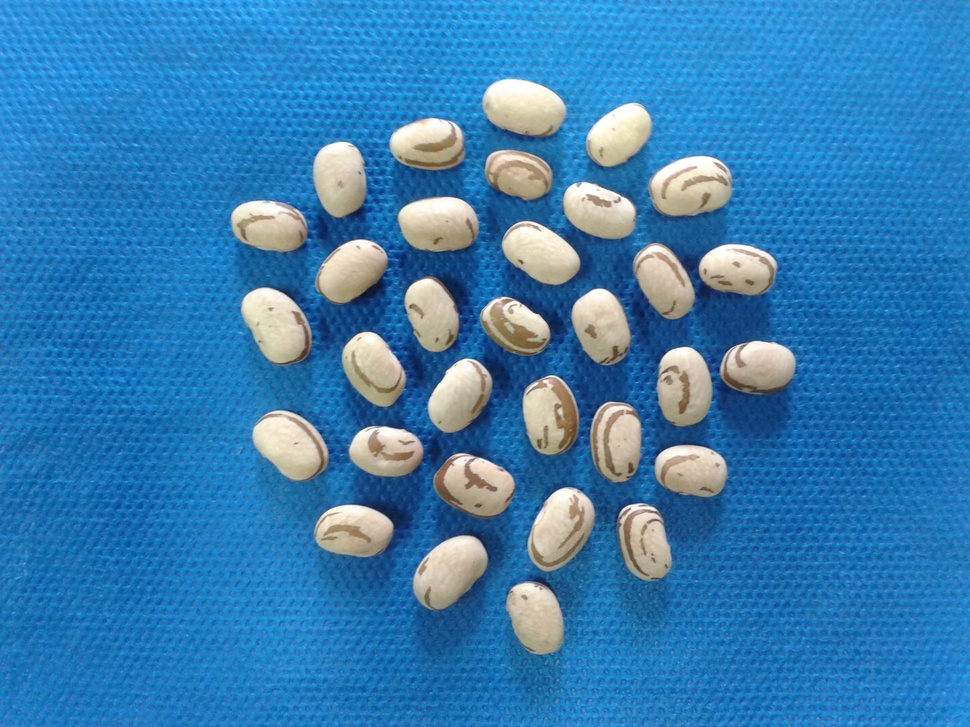
#> input picture Roteiros de Estudo Orientado - REOs/REO 02/AULA_03/feijao.jpg, 970 x 727 px, shrunk from 2048 x 1536 before the run
$ python aula_03_ex_01.py
#> lines starting #> are read from the running program, lines starting #| are printed output that depends on the picture; after the words box and inside, x2 and y2 are one past the last pixel; in counts of white or black regions, pixels touching at a corner belong together
########################################################################################################################
# Lavras - MG
# 20/06/2020
# Universidade Federal de Lavras - UFLA
# Departamento de Biologia
# Programa de Pós Graduação em Genética e Melhoramento de Plantas
# Disciplina: Visão Computacional No Melhoramento de Plantas
# Docente: Vinícius Quintão Carneiro
# E-mail: vinicius.carneiro@ufla.br
# Github: vqcarneiro
########################################################################################################################
# PROCEDIMENTO: Thresholding - Limiar Manual
########################################################################################################################
# Importar pacotes
import cv2 # Importa o pacote opencv
from matplotlib import pyplot as plt # Importa o pacote matplotlib
########################################################################################################################
# Leitura da imagem

nome_arquivo = 'feijao.jpg'

img_bgr = cv2.imread(nome_arquivo,1)
#> img_bgr is the input picture: shape (727, 970, 3); mean B, G, R 178.7, 126.2, 55.7
img_rgb = cv2.cvtColor(img_bgr,cv2.COLOR_BGR2RGB)
img_cinza = cv2.cvtColor(img_bgr,cv2.COLOR_BGR2GRAY)
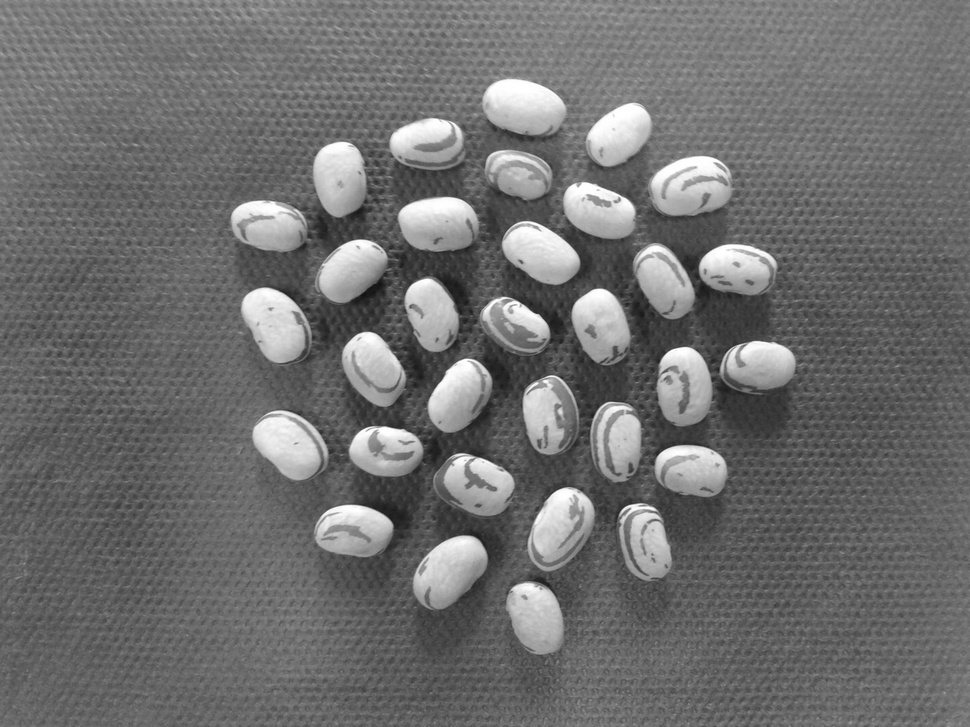
#> img_cinza: shape (727, 970); min 17, max 255, mean 111.1

########################################################################################################################
# Histograma escala de cinza
hist_cinza = cv2.calcHist([img_cinza],[0], None, [256],[0,256])
#> hist_cinza = 256 values, max 13158 at index 103, min 0 at index 0, mean 2754.6

########################################################################################################################
# Limiarização - Thresholding
limiar_cinza = 140
(L, img_limiar) = cv2.threshold(img_cinza,limiar_cinza,255,cv2.THRESH_BINARY)
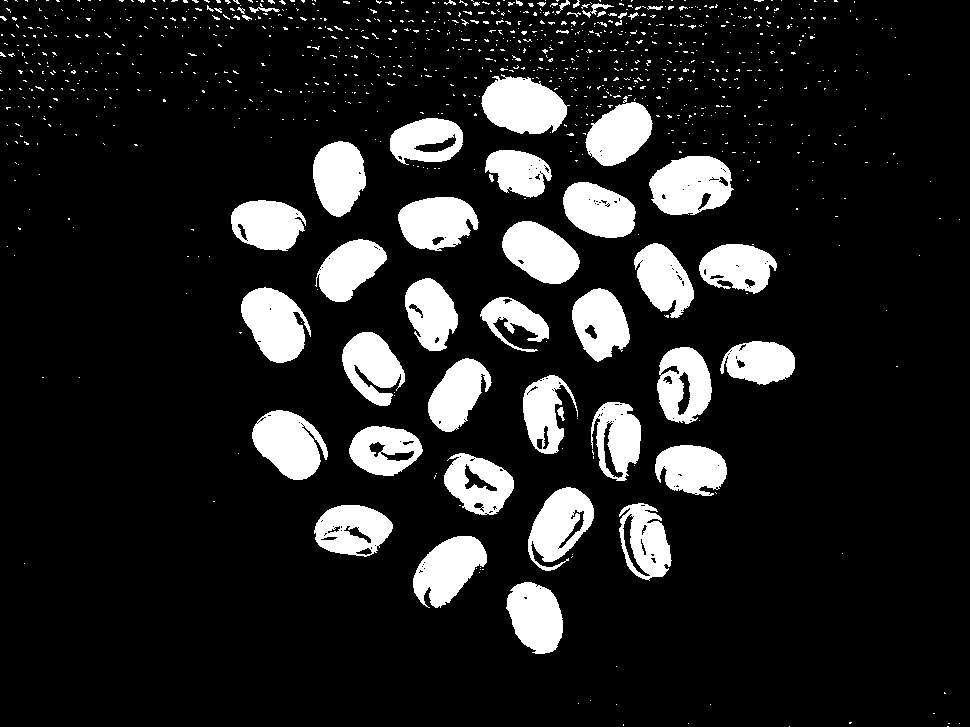
#> img_limiar: shape (727, 970); 13.6% white; 1031 white regions (976 under 20 px), largest, box (x1, y1, x2, y2) and area: (649, 156, 734, 215) 3709, (481, 74, 570, 134) 3682, (252, 410, 328, 480) 3504
#> L = 140

(L, img_limiar_inv) = cv2.threshold(img_cinza,limiar_cinza,255,cv2.THRESH_BINARY_INV)

print('----------------------------------------------------------------------------------------------------------------')
print('INFORMAÇÕES DO AULA_03')
print('----------------------------------------------------------------------------------------------------------------')
print('Limiar: ' + str(L))
#| Limiar: 140.0
print('----------------------------------------------------------------------------------------------------------------')
########################################################################################################################
# Apresentar figuras

plt.figure('Thresholding')
plt.subplot(2,3,1)
plt.imshow(img_rgb)
plt.title('RGB')

plt.subplot(2,3,2)
plt.imshow(img_cinza,cmap='gray')
plt.title('Escala de Cinza')

plt.subplot(2,3,3)
plt.plot(hist_cinza,color = 'black')
plt.axvline(x=limiar_cinza,color = 'r')
plt.title("Histograma - Cinza")
plt.xlim([0,256])
plt.xlabel("Valores Pixels")
plt.ylabel("Número de Pixels")

plt.subplot(2,3,4)
plt.imshow(img_limiar,cmap='gray')
plt.title('Binário - L: ' + str(limiar_cinza))

plt.subplot(2,3,5)
plt.imshow(img_limiar_inv,cmap='gray')
plt.title('Binário Invertido: L: ' + str(limiar_cinza))

plt.show()
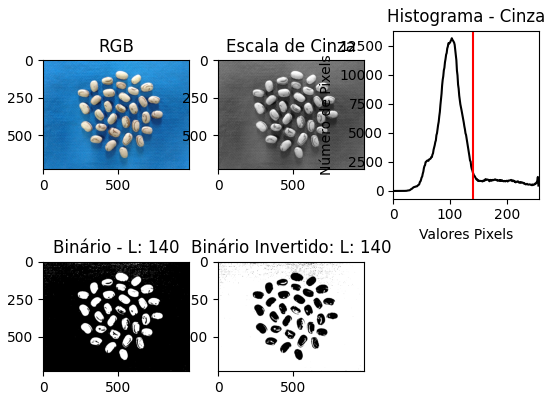
#> figure drawn by matplotlib, 5 panels; panel 3: curve peaks at x = 103, y = 13158
########################################################################################################################

$ run again, with Roteiros de Estudo Orientado - REOs/REO 02/AULA_03/cafe.JPG copied over Roteiros de Estudo Orientado - REOs/REO 02/AULA_03/feijao.jpg
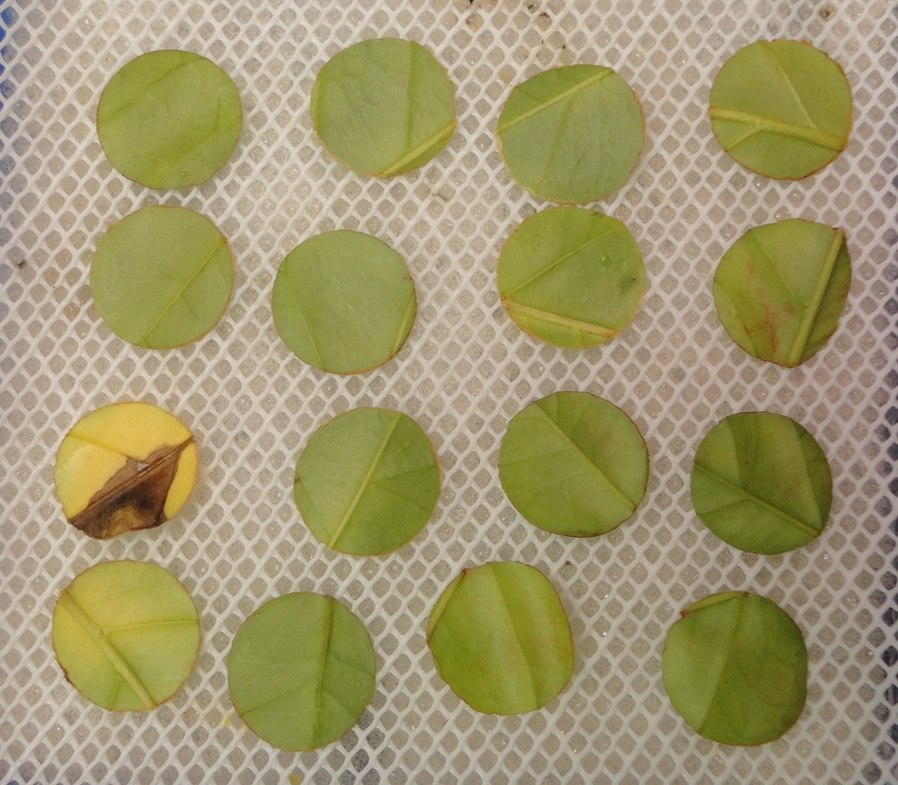
#> input picture Roteiros de Estudo Orientado - REOs/REO 02/AULA_03/cafe.JPG, 898 x 785 px, shrunk from 1176 x 1028 before the run
#> img_bgr is the input picture: shape (785, 898, 3); mean B, G, R 109.8, 151.5, 160.2
#> `img_cinza = cv2.cvtColor(img_bgr,cv2.COLOR_BGR2GRAY)`:
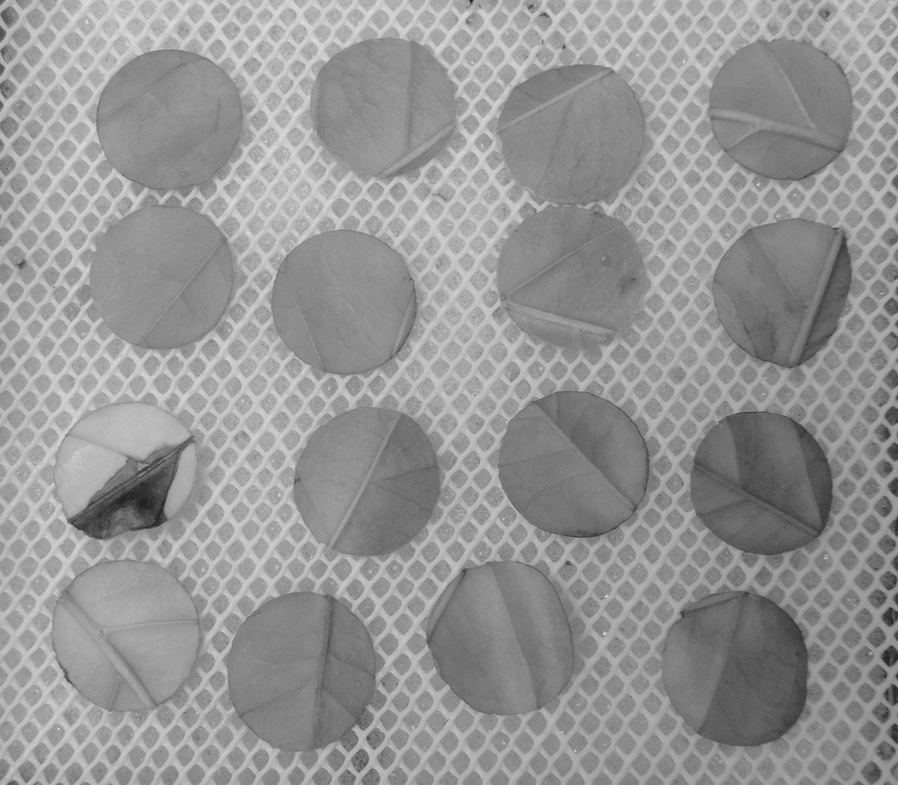
#> img_cinza: shape (785, 898); min 29, max 243, mean 149.4
#> hist_cinza = 256 values, max 11813 at index 140, min 0 at index 0, mean 2753.6
#> `(L, img_limiar) = cv2.threshold(img_cinza,limiar_cinza,255,cv2.THRESH_..`:
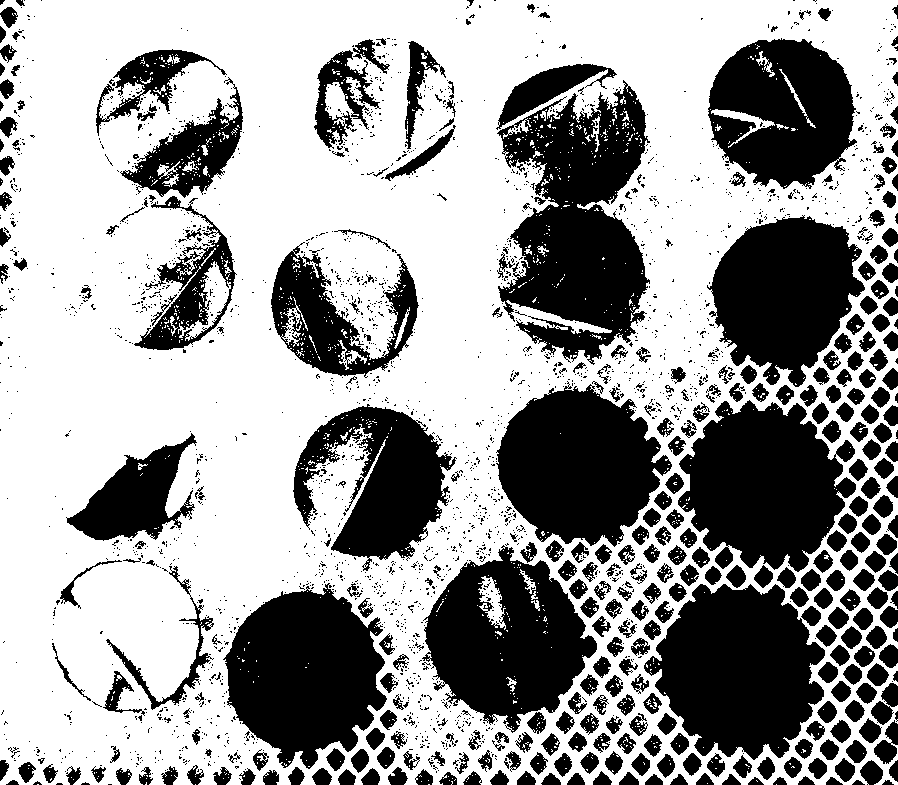
#> img_limiar: shape (785, 898); 61.6% white; 2454 black regions (2076 under 20 px), largest, box (x1, y1, x2, y2) and area: (497, 80, 650, 365) 25396, (644, 584, 825, 760) 21848, (678, 400, 856, 572) 20672
#> L = 140
#| Limiar: 140.0

$ run again, with Roteiros de Estudo Orientado - REOs/REO 02/AULA_03/img_01.jpg copied over Roteiros de Estudo Orientado - REOs/REO 02/AULA_03/feijao.jpg
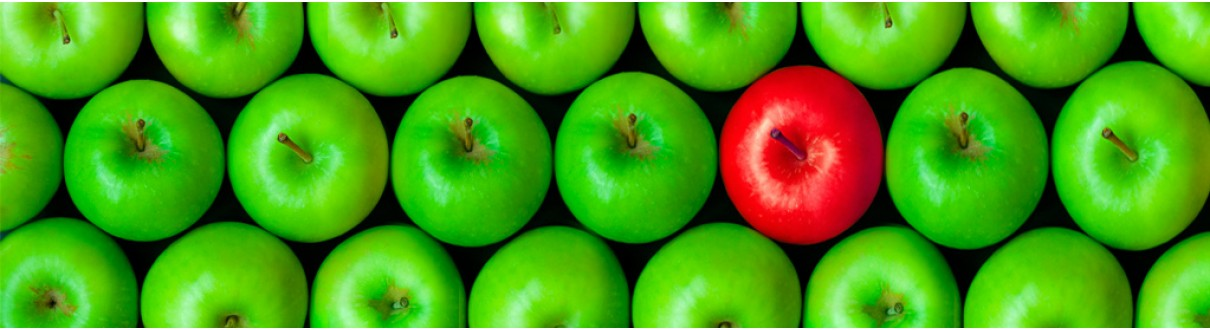
#> input picture Roteiros de Estudo Orientado - REOs/REO 02/AULA_03/img_01.jpg, 1210 x 330 px
#> img_bgr is the input picture: shape (330, 1210, 3); mean B, G, R 18.7, 157.4, 73.6
#> `img_cinza = cv2.cvtColor(img_bgr,cv2.COLOR_BGR2GRAY)`:
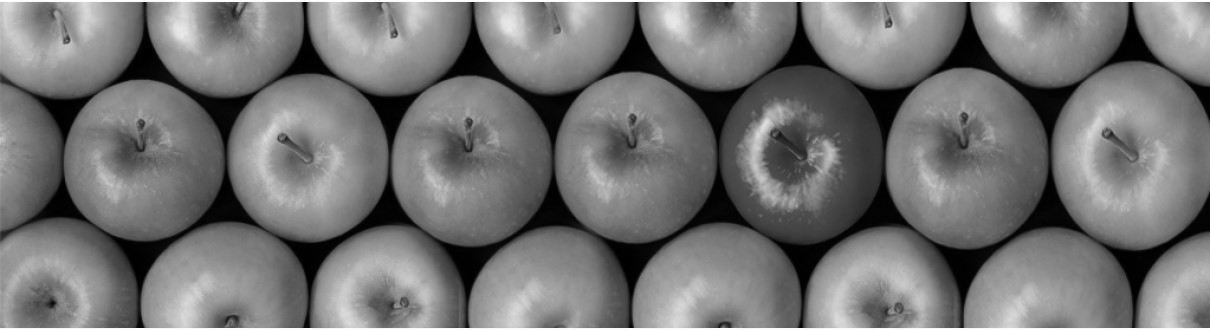
#> img_cinza: shape (330, 1210); min 0, max 255, mean 116.5
#> hist_cinza = 256 values, max 6166 at index 2, min 0 at index 234, mean 1559.8
#> `(L, img_limiar) = cv2.threshold(img_cinza,limiar_cinza,255,cv2.THRESH_..`:
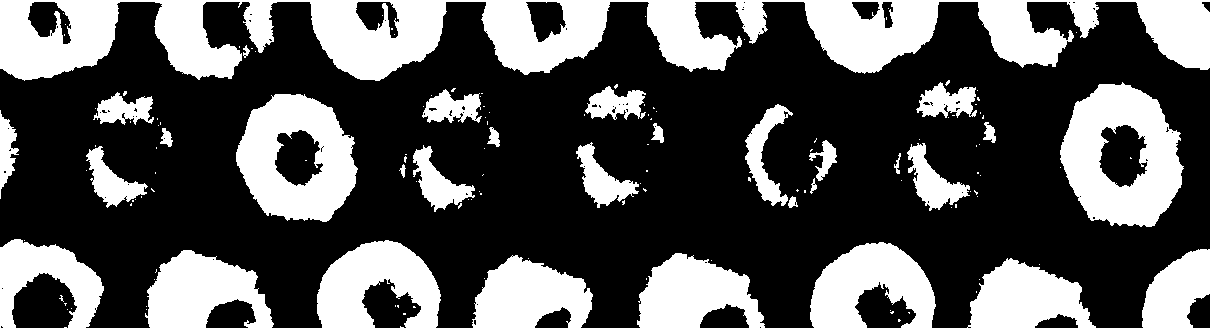
#> img_limiar: shape (330, 1210); 33.6% white; 135 white regions (111 under 20 px), largest, box (x1, y1, x2, y2) and area: (0, 239, 1210, 330) 49809, (0, 0, 1210, 81) 47303, (1060, 82, 1184, 227) 11168
#> L = 140
#| Limiar: 140.0

$ run again, with Roteiros de Estudo Orientado - REOs/REO 02/AULA_03/macas.jpg copied over Roteiros de Estudo Orientado - REOs/REO 02/AULA_03/feijao.jpg
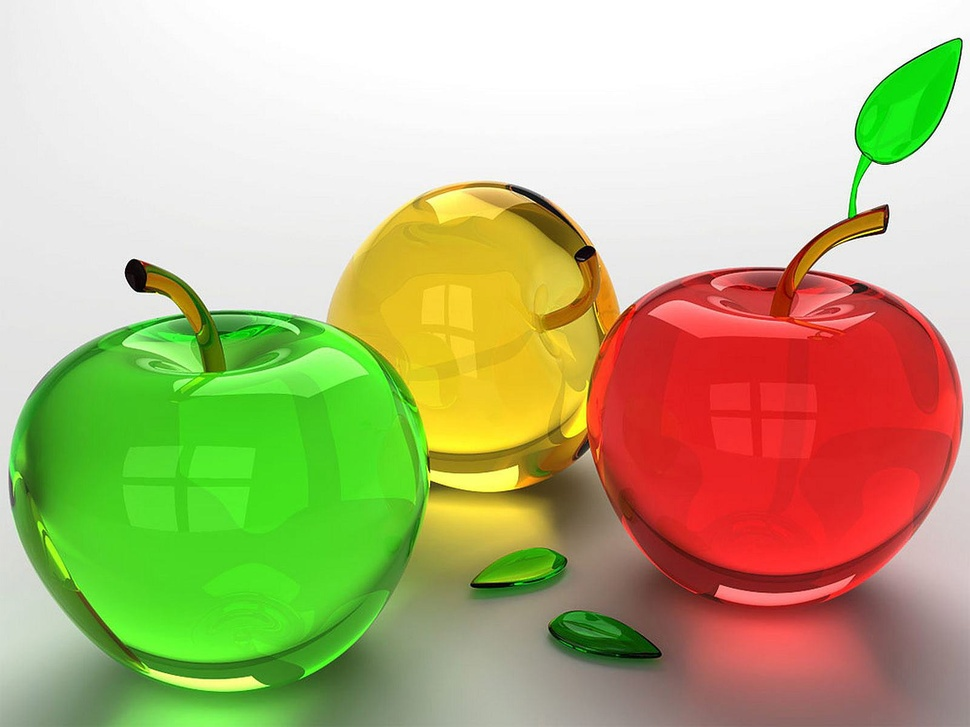
#> input picture Roteiros de Estudo Orientado - REOs/REO 02/AULA_03/macas.jpg, 970 x 727 px, shrunk from 1600 x 1200 before the run
#> img_bgr is the input picture: shape (727, 970, 3); mean B, G, R 129.3, 180.1, 184.7
#> `img_cinza = cv2.cvtColor(img_bgr,cv2.COLOR_BGR2GRAY)`:
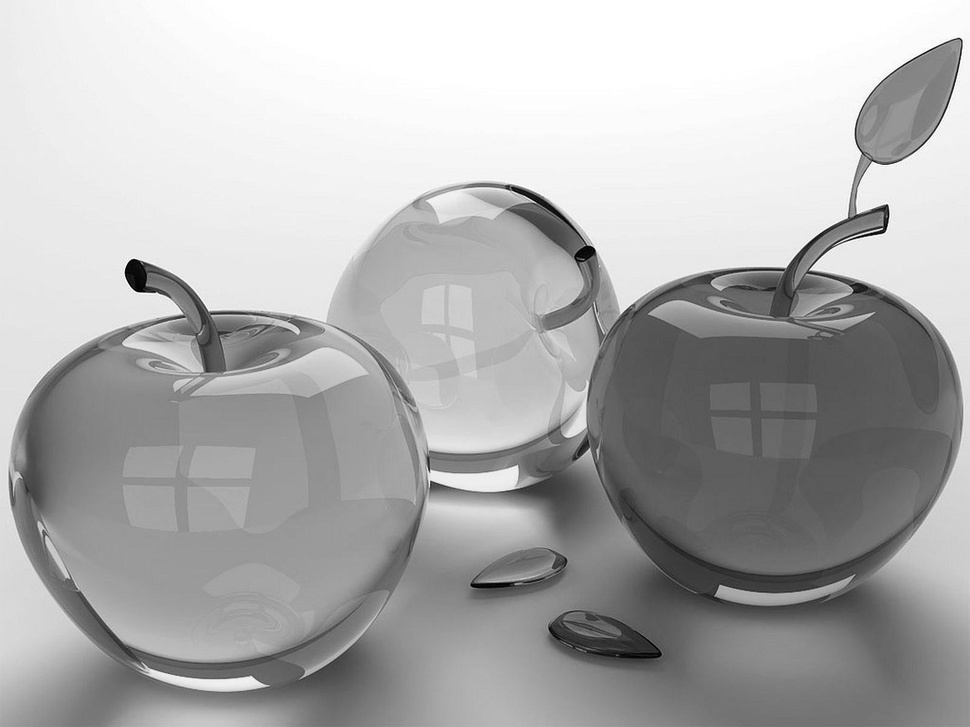
#> img_cinza: shape (727, 970); min 0, max 255, mean 175.7
#> hist_cinza = 256 values, max 47024 at index 255, min 7 at index 0, mean 2754.6
#> `(L, img_limiar) = cv2.threshold(img_cinza,limiar_cinza,255,cv2.THRESH_..`:
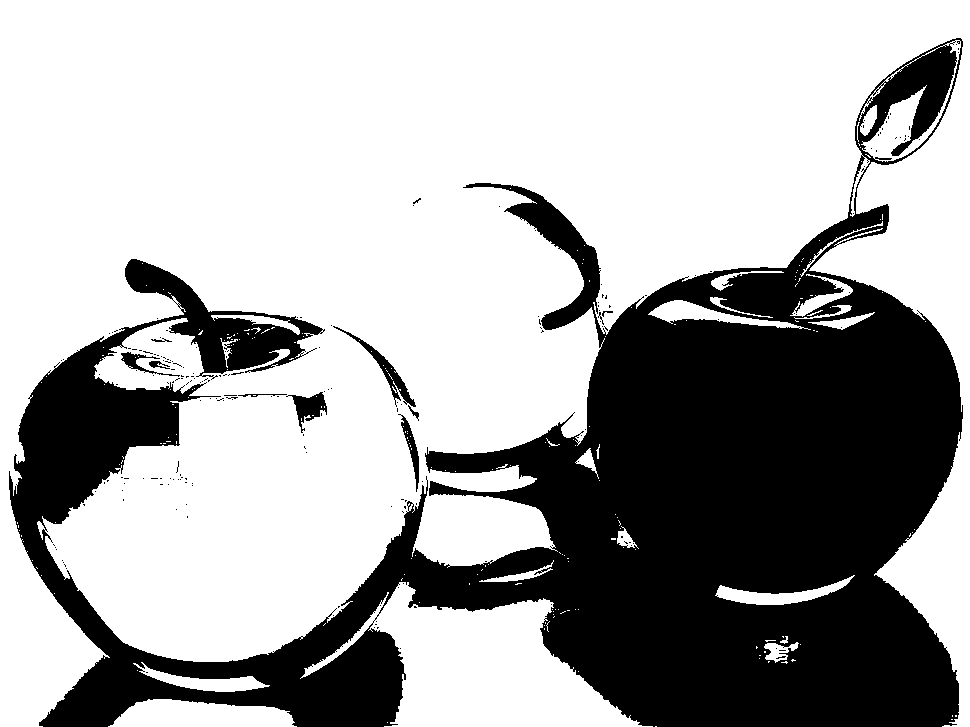
#> img_limiar: shape (727, 970); 66.8% white; 202 black regions (191 under 20 px), largest, box (x1, y1, x2, y2) and area: (9, 38, 963, 727) 231411, (333, 326, 416, 407) 832, (286, 392, 327, 433) 682
#> L = 140
#| Limiar: 140.0
